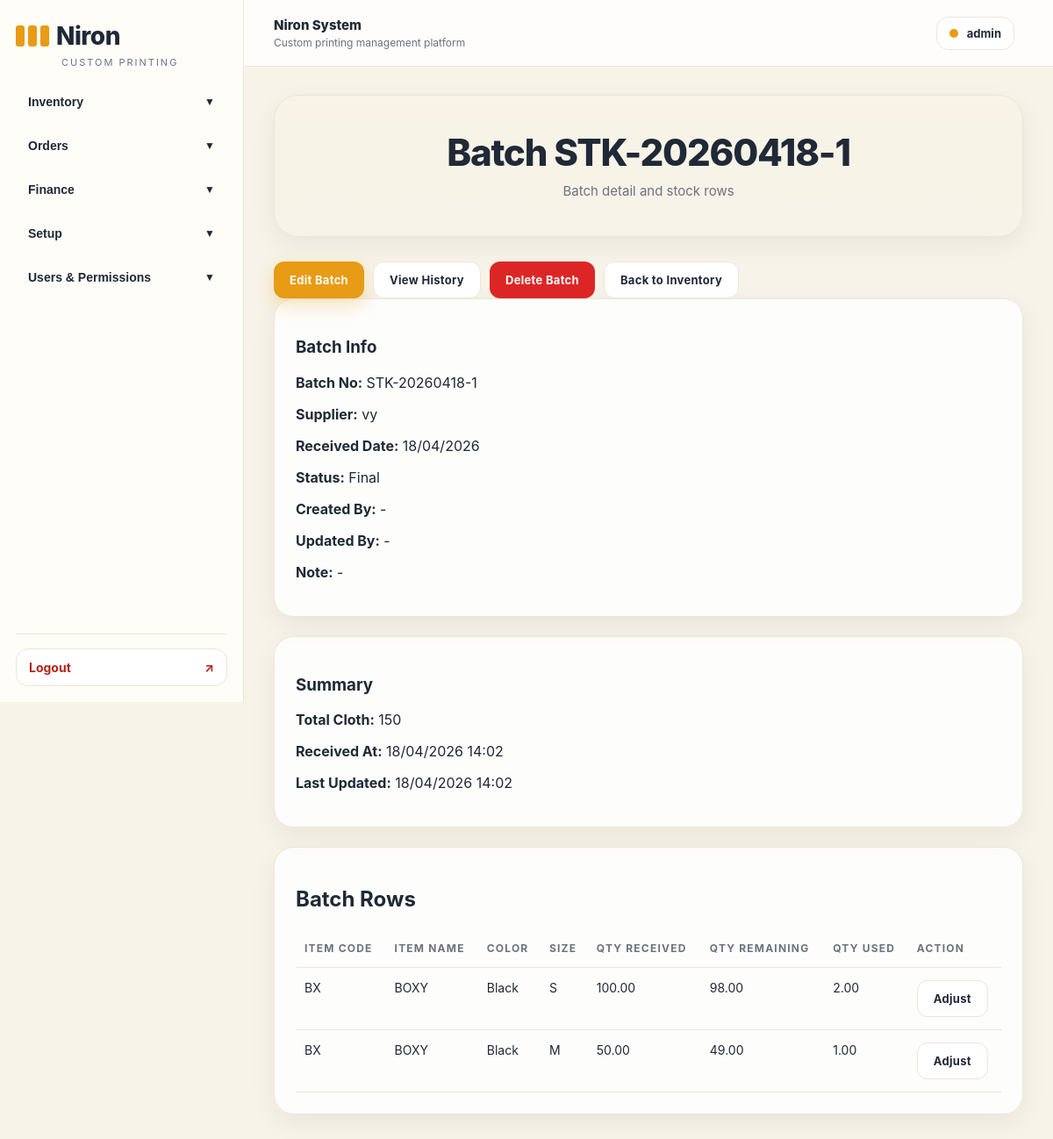
The app's page /batches/5/ (signed in) with its own data.
### inventory/models.py (models this page shows, shortened)
class InventoryBatch(models.Model):
    STATUS_DRAFT = "DRAFT"
    STATUS_FINAL = "FINAL"
    STATUS_CHOICES = [
        (STATUS_DRAFT, "Draft"),
        (STATUS_FINAL, "Final"),
    ]
    batch_no = models.CharField(max_length=50, unique=True)
    supplier = models.CharField(max_length=120, blank=True)
    received_date = models.DateField()
    total_goods_cost = models.DecimalField(max_digits=12, decimal_places=2, default=0)
    shipping_cost = models.DecimalField(max_digits=12, decimal_places=2, default=0)
    extra_cost = models.DecimalField(max_digits=12, decimal_places=2, default=0)
    status = models.CharField(max_length=20, choices=STATUS_CHOICES, default=STATUS_DRAFT)
    note = models.TextField(blank=True, default="")
    created_at = models.DateTimeField(default=timezone.now)
    updated_at = models.DateTimeField(auto_now=True)
    created_by = models.ForeignKey(
        settings.AUTH_USER_MODEL,
        on_delete=models.SET_NULL,
        null=True,
        blank=True,
        related_name="inventory_batches_created",
    )
    updated_by = models.ForeignKey(
        settings.AUTH_USER_MODEL,
        on_delete=models.SET_NULL,
        null=True,
        blank=True,
        related_name="inventory_batches_updated",
    )
    deleted_by = models.ForeignKey(
        settings.AUTH_USER_MODEL,
        on_delete=models.SET_NULL,
        null=True,
        blank=True,
        related_name="inventory_batches_deleted",
    )
    is_deleted = models.BooleanField(default=False)
    deleted_at = models.DateTimeField(null=True, blank=True)
    class Meta:
        ordering = ["-received_date", "-id"]
    @property
    def total_cloth(self):
        result = self.items.filter(
            is_active=True,
            item__item_type=InventoryItem.TYPE_SHIRT,
        ).aggregate(total=Sum("qty_received"))
        return result["total"] or Decimal("0")

class InventoryBatchItem(models.Model):
    batch = models.ForeignKey(
        InventoryBatch,
        on_delete=models.CASCADE,
        related_name="items",
    )
    item = models.ForeignKey(
        InventoryItem,
        on_delete=models.PROTECT,
        related_name="batch_items",
    )
    color = models.ForeignKey(
        Color,
        on_delete=models.PROTECT,
        blank=True,
        null=True,
        related_name="batch_items",
    )
    size = models.ForeignKey(
        Size,
        on_delete=models.PROTECT,
        blank=True,
        null=True,
        related_name="batch_items",
    )
    qty_received = models.DecimalField(
        max_digits=12,
        decimal_places=2,
        validators=[MinValueValidator(Decimal("0.01"))],
    )
    qty_remaining = models.DecimalField(
        max_digits=12,
        decimal_places=2,
        validators=[MinValueValidator(Decimal("0"))],
    )
    base_unit_cost = models.DecimalField(max_digits=12, decimal_places=4, default=0)
    final_unit_cost = models.DecimalField(max_digits=12, decimal_places=4, default=0)
    is_active = models.BooleanField(default=True)
    class Meta:
        ordering = ["batch__received_date", "id"]
    @property
    def qty_used(self):
        return (self.qty_received or Decimal("0")) - (self.qty_remaining or Decimal("0"))

class InventoryItem(models.Model):
    TYPE_SHIRT = "SHIRT"
    TYPE_FILM = "FILM"
    TYPE_CHOICES = [
        (TYPE_SHIRT, "Shirt"),
        (TYPE_FILM, "Film"),
    ]
    UNIT_PCS = "PCS"
    UNIT_METER = "METER"
    UNIT_CHOICES = [
        (UNIT_PCS, "PCS"),
        (UNIT_METER, "Meter"),
    ]
    STYLE_OVERSIZE = "OVERSIZE"
    STYLE_POLO = "POLO"
    STYLE_BOXY = "BOXY"
    STYLE_CHOICES = [
        (STYLE_OVERSIZE, "Oversize"),
        (STYLE_POLO, "Polo"),
        (STYLE_BOXY, "Boxy"),
    ]
    code = models.CharField(max_length=50, unique=True, blank=True)
    name = models.CharField(max_length=120)
    item_type = models.CharField(max_length=20, choices=TYPE_CHOICES)
    unit = models.CharField(max_length=20, choices=UNIT_CHOICES)
    sample_style = models.CharField(
        max_length=20,
        choices=STYLE_CHOICES,
        default=STYLE_OVERSIZE,
        blank=True,
    )
    is_active = models.BooleanField(default=True)
    class Meta:
        ordering = ["code", "id"]

class Color(models.Model):
    code = models.CharField(max_length=20, unique=True)
    name = models.CharField(max_length=50)
    hex_code = models.CharField(max_length=7, default="#000000")
    is_active = models.BooleanField(default=True)
    class Meta:
        ordering = ["name"]

class Size(models.Model):
    code = models.CharField(max_length=20, unique=True)
    name = models.CharField(max_length=50)
    sort_order = models.PositiveIntegerField(default=0)
    is_active = models.BooleanField(default=True)
    class Meta:
        ordering = ["sort_order", "id"]

### inventory/views.py (the view)
# urls.py: path("batches/<int:pk>/", inventory_batch_detail, name="inventory_batch_detail"),
@login_required
@permission_required("inventory.view_inventorybatch", raise_exception=True)
def inventory_batch_detail(request, pk):
    batch = get_object_or_404(
        InventoryBatch.objects.prefetch_related(
            "items__item",
            "items__color",
            "items__size",
            "history_logs__changed_by",
        ),
        pk=pk,
    )
    return render(request, "inventory/inventory_batch_detail.html", {"batch": batch})

### templates/inventory/inventory_batch_detail.html (shortened to what this page needs)
{% extends "base.html" %}
{% block page_title %}Batch {{ batch.batch_no }}{% endblock %}
{% block page_subtitle %}Batch detail and stock rows{% endblock %}
{% block content %}
<div class="top-actions">
  <a href="{% url 'inventory_batch_edit' batch.id %}" class="btn-primary">Edit Batch</a>
  <a href="{% url 'inventory_batch_history' batch.id %}" class="btn-light">View History</a>
  <a href="{% url 'inventory_batch_delete' batch.id %}" class="btn-danger">Delete Batch</a>
  <a href="{% url 'inventory_list' %}" class="btn-light">Back to Inventory</a>
</div>
<div class="grid-2">
  <div class="info-card">
    <h3 class="card-title">Batch Info</h3>
    <p><strong>Batch No:</strong> {{ batch.batch_no }}</p>
    <p><strong>Supplier:</strong> {{ batch.supplier|default:"-" }}</p>
    <p><strong>Received Date:</strong> {{ batch.received_date|date:"d/m/Y" }}</p>
    <p><strong>Status:</strong> {{ batch.get_status_display }}</p>
    <p><strong>Created By:</strong> {% if batch.created_by %}{{ batch.created_by.username }}{% else %}-{% endif %}</p>
    <p><strong>Updated By:</strong> {% if batch.updated_by %}{{ batch.updated_by.username }}{% else %}-{% endif %}</p>
    <p><strong>Note:</strong> {{ batch.note|default:"-" }}</p>
  </div>
  <div class="info-card">
    <h3 class="card-title">Summary</h3>
    <p><strong>Total Cloth:</strong> {{ batch.total_cloth }}</p>
    <p><strong>Received At:</strong> {{ batch.created_at|date:"d/m/Y H:i" }}</p>
    <p><strong>Last Updated:</strong> {{ batch.updated_at|date:"d/m/Y H:i" }}</p>
  </div>
</div>
<div class="table-card">
  <div class="section-head">
    <h2>Batch Rows</h2>
  </div>
  <table class="app-table">
    <thead>
      <tr>
        <th>Item Code</th>
        <th>Item Name</th>
        <th>Color</th>
        <th>Size</th>
        <th>Qty Received</th>
        <th>Qty Remaining</th>
        <th>Qty Used</th>
        <th>Action</th>
      </tr>
    </thead>
    <tbody>
      {% for row in batch.items.all %}
        <tr>
          <td>{{ row.item.code }}</td>
          <td>{{ row.item.name }}</td>
          <td>{{ row.color.name|default:"-" }}</td>
          <td>{{ row.size.name|default:"-" }}</td>
          <td>{{ row.qty_received }}</td>
          <td>{{ row.qty_remaining }}</td>
          <td>{{ row.qty_used }}</td>
          <td>
            <a href="{% url 'inventory_adjustment_create' row.id %}" class="btn-light">Adjust</a>
          </td>
        </tr>
      {% empty %}
        <tr>
          <td colspan="8">No rows found.</td>
        </tr>
      {% endfor %}
    </tbody>
  </table>
</div>
{% endblock %}

### templates/base.html (shortened to what this page needs)
<!DOCTYPE html>
<html lang="en">
<head>
</head>
<body>
    <div class="layout">
        <aside class="sidebar">
            <div class="logo-wrap">
                <a href="/" class="logo">Niron</a>
                <div class="logo-sub">Custom Printing</div>
            </div>
            <div class="sidebar-scroll">
                {% if perms.inventory.view_inventorybatch %}
                <div class="nav-group">
                    <button class="nav-toggle" type="button" data-target="menu-inventory">
                        <span>Inventory</span>
                        <span class="nav-arrow">▼</span>
                    </button>
                </div>
                {% endif %}
                {% if perms.orders.view_order or perms.orders.add_order %}
                <div class="nav-group">
                    <button class="nav-toggle" type="button" data-target="menu-orders">
                        <span>Orders</span>
                        <span class="nav-arrow">▼</span>
                    </button>
                </div>
                {% endif %}
                {% if perms.finance.view_expense or perms.finance.add_expense %}
<div class="nav-group">
    <button class="nav-toggle" type="button" data-target="menu-finance">
        <span>Finance</span>
        <span class="nav-arrow">▼</span>
    </button>
</div>
{% endif %}
                {% if perms.inventory.view_inventoryitem or perms.inventory.view_color or perms.inventory.view_size %}
                <div class="nav-group">
                    <button class="nav-toggle" type="button" data-target="menu-setup">
                        <span>Setup</span>
                        <span class="nav-arrow">▼</span>
                    </button>
                </div>
                {% endif %}
                {% if perms.auth.view_user or perms.auth.add_user or perms.auth.view_group or perms.auth.view_permission %}
                <div class="nav-group">
                    <button class="nav-toggle" type="button" data-target="menu-users">
                        <span>Users & Permissions</span>
                        <span class="nav-arrow">▼</span>
                    </button>
                </div>
                {% endif %}
            </div>
            {% if user.is_authenticated %}
            <div class="sidebar-footer">
                <a class="logout-link" href="/logout/">
                    <span>Logout</span>
                    <span>↗</span>
                </a>
            </div>
            {% endif %}
        </aside>
        <div class="main">
            <div class="topbar">
                <div class="topbar-left">
                    <div>
                        <div class="topbar-title">{% block topbar_title %}Niron System{% endblock %}</div>
                        <div class="topbar-subtitle">{% block topbar_subtitle %}Custom printing management platform{% endblock %}</div>
                    </div>
                </div>
                <div class="topbar-right">
                    {% if user.is_authenticated %}
                    <div class="user-chip">
                        <span class="user-dot"></span>
                        <span>{{ user.get_full_name|default:user.username }}</span>
                    </div>
                    {% endif %}
                </div>
            </div>
            <div class="content-wrap">
                <div class="hero">
                    <h1 class="hero-title">{% block page_title %}Niron System{% endblock %}</h1>
                    <div class="hero-subtitle">{% block page_subtitle %}Clean custom printing management{% endblock %}</div>
                </div>
                {% block content %}{% endblock %}
            </div>
        </div>
    </div>
</body>
</html>

### records on screen
InventoryBatch: batch_no "STK-20260418-1", supplier "vy", received_date "18/04/2026", status "Final", note "-", total_cloth "150", created_at "18/04/2026 14:02", updated_at "18/04/2026 14:02"
InventoryBatchItem: item.code "BX", item.name "BOXY", color.name "Black", size.name "S", qty_received "100.00", qty_remaining "98.00", qty_used "2.00"
InventoryBatchItem: item.code "BX", item.name "BOXY", color.name "Black", size.name "M", qty_received "50.00", qty_remaining "49.00", qty_used "1.00"

### other values on screen
{{ user.get_full_name|default:user.username }} "admin"
